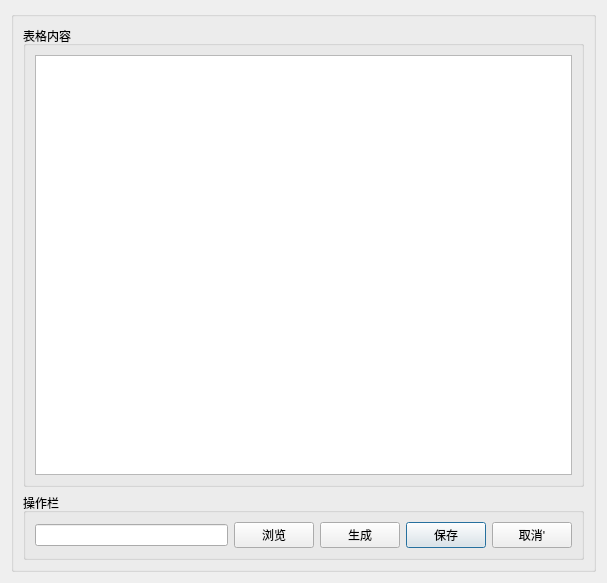
<?xml version="1.0" encoding="UTF-8"?>
<ui version="4.0">
 <class>excelToPrt</class>
 <widget class="QDialog" name="excelToPrt">
  <property name="geometry">
   <rect>
    <x>0</x>
    <y>0</y>
    <width>607</width>
    <height>583</height>
   </rect>
  </property>
  <property name="windowTitle">
   <string>Dialog</string>
  </property>
  <layout class="QGridLayout" name="gridLayout">
   <item row="0" column="0">
    <widget class="QGroupBox" name="groupBox">
     <property name="title">
      <string/>
     </property>
     <layout class="QGridLayout" name="gridLayout_4">
      <item row="0" column="0">
       <widget class="QGroupBox" name="groupBox_2">
        <property name="title">
         <string>表格内容</string>
        </property>
        <layout class="QGridLayout" name="gridLayout_2">
         <item row="0" column="0">
          <widget class="QTableView" name="tableView"/>
         </item>
        </layout>
       </widget>
      </item>
      <item row="1" column="0">
       <widget class="QGroupBox" name="groupBox_3">
        <property name="title">
         <string>操作栏</string>
        </property>
        <layout class="QGridLayout" name="gridLayout_3">
         <item row="0" column="3">
          <widget class="QPushButton" name="btnSave">
           <property name="text">
            <string>保存</string>
           </property>
          </widget>
         </item>
         <item row="0" column="2">
          <widget class="QPushButton" name="btnGen">
           <property name="text">
            <string>生成</string>
           </property>
          </widget>
         </item>
         <item row="0" column="0">
          <widget class="QLineEdit" name="editFilePath">
           <property name="readOnly">
            <bool>true</bool>
           </property>
          </widget>
         </item>
         <item row="0" column="1">
          <widget class="QPushButton" name="btnBroese">
           <property name="text">
            <string>浏览</string>
           </property>
          </widget>
         </item>
         <item row="0" column="4">
          <widget class="QPushButton" name="btnCancel">
           <property name="text">
            <string>取消'</string>
           </property>
          </widget>
         </item>
        </layout>
       </widget>
      </item>
     </layout>
    </widget>
   </item>
  </layout>
 </widget>
 <resources/>
 <connections/>
</ui>
